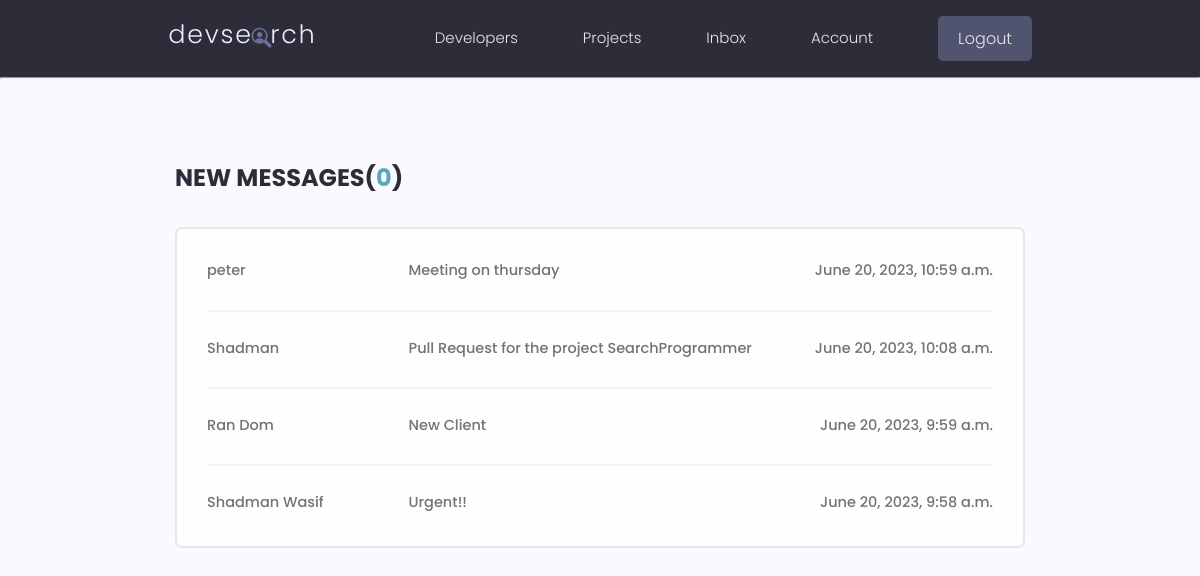
Page /inbox/ (signed in) on the committed database.
### users/models.py (models this page shows, shortened)
class Message(models.Model):
    sender = models.ForeignKey(Profile, on_delete=models.SET_NULL, null=True, blank=True)
    recipient = models.ForeignKey(Profile, on_delete=models.SET_NULL, null=True, blank=True, related_name='messages')
    name = models.CharField(max_length=200, null=True, blank=True)
    email = models.EmailField(max_length=200, null=True, blank=True)
    subject = models.CharField(max_length=200, null=True, blank=True)
    body = models.TextField()
    is_read = models.BooleanField(default=False, null=True)
    created = models.DateTimeField(auto_now_add=True)
    id = models.UUIDField(default=uuid.uuid4, unique=True, primary_key=True, editable=False)
    class Meta:
        ordering = ["is_read", "-created"]

### users/views.py (the view)
# urls.py: path('inbox/', views.inbox, name = "inbox"),
@login_required(login_url="login")
def inbox(request):
    profile = request.user.profile
    messageRequests = profile.messages.all()
    unreadCount = messageRequests.filter(is_read=False).count()
    context = {'messageRequests': messageRequests, 'unreadCount': unreadCount}
    return render(request, 'users/inbox.html', context)

### users/templates/users/inbox.html
{% extends 'main.html' %}
{% load static %}
{% block content %}
  <main class="inbox my-xl">
    <div class="content-box">
      <h3 class="inbox__title">New Messages(<span>{{unreadCount}}</span>)</h3>
      <ul class="messages">
        {% for message in messageRequests %}
        {% if message.is_read %}
        <li class="message">
        {% else %}
        <li class="message message--unread">
        {% endif %}
          <a href="{% url 'message' message.id %}">
            <span class="message__author">{{message.name}}</span>
            <span class="message__subject">{{message.subject}}</span>
            <span class="message__date">{{message.created}}</span>
          </a>
        </li>
        {% endfor %}
      </ul>
    </div>
  </main>
{% endblock %}

### static/styles/app.css (style rules this page uses)
:root { --color-sub: #2d2d39; }
.content-box { width: 95%; max-width: 85rem; margin: 0 auto; }
.inbox { height: 90vh; }
.inbox__title, .inbox__title span { font-size: 2.4rem; font-weight: 700; color: var(--color-sub); text-transform: uppercase; text-align: left; margin-bottom: 3rem; }
.inbox__title span { color: var(--color-main); }
.messages { list-style: none; background: var(--color-white); padding: 0.5rem 3rem; border: 2px solid var(--color-light); border-radius: 0.7rem; }
.message { padding: 2.5rem 0; }
.message > a span { font-size: 1.45rem; font-weight: 500; }
.message:not(:last-child) { border-bottom: 2px solid var(--color-white-light); }
.message > a { display: flex; gap: 1rem; }
.message__author, .message__date { flex-basis: 25%; }
.message__subject { flex-basis: 50%; }
.message__date { text-align: right; }

### static/uikit/styles/modules/_variables.css (style rules this page uses)
:root { --color-main: #5aa5b9; --color-main-light: #e6faff; --color-sub: #3f4156; --color-sub-light: #51546e; --color-sub-lighter: #ededfd; --color-text: #737373; --color-gray: #8b8b8b; --color-light: #e5e7eb; --color-light-gray: #767676; --color-bg: #f8fafd; --color-white: #fffefd; --color-white-light: #f3f3f3; --color-success: #359e64; --color-success-bg: #def8e8; --color-error: #fc4b0b; --color-error-bg: #fff2ee; --font-base: 'Poppins', arial, helvetica, 'Segoe UI', roboto, ubuntu, sans-serif; --font-monospace: 'Fira Code', 'Courier New', courier, monospace; --font-regular: 300; --font-medium: 500; --font-bold: 700; --generic-shadow: 1px 1px 5px #00000010; --generic-transition: all 0.3s ease-in-out; }

### static/uikit/styles/modules/_base.css (style rules this page uses)
* { margin: 0; padding: 0; box-sizing: border-box; text-rendering: optimizeLegibility; color: inherit; font-size: inherit; }
html { font-size: 50%; }
@media only screen and (min-width: 480px) { html { font-size: 56.25%; } }
@media only screen and (min-width: 1200px) { html { font-size: 62.5%; } }
body { line-height: 1.6; font-weight: 400; font-size: 1.5rem; color: var(--color-text); background-color: var(--color-bg); min-height: 100vh; }

### static/uikit/styles/modules/_typography.css (style rules this page uses)
* { font-family: var(--font-base); }
h3 { font-size: 3.2rem; font-weight: var(--font-medium); }
p, span, strong { font-size: 1.6rem; color: var(--color-text); font-weight: var(--font-regular); }
a { padding-bottom: 2px; text-decoration: none; display: inline-block; color: var(--color-main); font-weight: var(--font-medium); }

### static/uikit/styles/modules/_utilities.css (style rules this page uses)
.my-xl { margin: 8rem auto; }

### rows in the picture
Message: name "peter", subject "Meeting on thursday", created "June 20, 2023, 10:59 a.m."
Message: name "Shadman", subject "Pull Request for the project SearchProgrammer", created "June 20, 2023, 10:08 a.m."
Message: name "Ran Dom", subject "New Client", created "June 20, 2023, 9:59 a.m."
Message: name "Shadman Wasif", subject "Urgent!!", created "June 20, 2023, 9:58 a.m."

### other values in the picture
{{ unreadCount }} "0"
